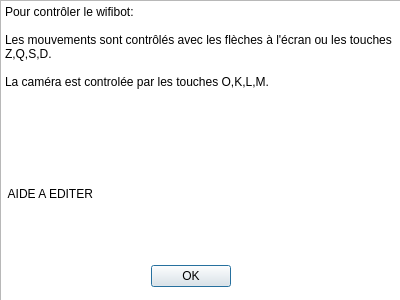
<?xml version="1.0" encoding="UTF-8"?>
<ui version="4.0">
 <class>Aide</class>
 <widget class="QDialog" name="Aide">
  <property name="geometry">
   <rect>
    <x>0</x>
    <y>0</y>
    <width>400</width>
    <height>300</height>
   </rect>
  </property>
  <property name="windowTitle">
   <string>Dialog</string>
  </property>
  <widget class="QPlainTextEdit" name="FenetreAide">
   <property name="geometry">
    <rect>
     <x>0</x>
     <y>0</y>
     <width>401</width>
     <height>301</height>
    </rect>
   </property>
   <property name="autoFillBackground">
    <bool>true</bool>
   </property>
   <property name="readOnly">
    <bool>true</bool>
   </property>
   <property name="plainText">
    <string>Pour contrôler le wifibot:

Les mouvements sont contrôlés avec les flèches à l'écran ou les touches Z,Q,S,D.

La caméra est controlée par les touches O,K,L,M.







 AIDE A EDITER</string>
   </property>
   <property name="textInteractionFlags">
    <set>Qt::LinksAccessibleByMouse</set>
   </property>
   <property name="backgroundVisible">
    <bool>false</bool>
   </property>
   <property name="centerOnScroll">
    <bool>false</bool>
   </property>
  </widget>
  <widget class="QWidget" name="verticalLayoutWidget">
   <property name="geometry">
    <rect>
     <x>0</x>
     <y>0</y>
     <width>401</width>
     <height>251</height>
    </rect>
   </property>
   <layout class="QVBoxLayout" name="verticalLayout"/>
  </widget>
  <widget class="QDialogButtonBox" name="buttonBoxhp">
   <property name="geometry">
    <rect>
     <x>10</x>
     <y>260</y>
     <width>361</width>
     <height>32</height>
    </rect>
   </property>
   <property name="autoFillBackground">
    <bool>false</bool>
   </property>
   <property name="orientation">
    <enum>Qt::Horizontal</enum>
   </property>
   <property name="standardButtons">
    <set>QDialogButtonBox::Ok</set>
   </property>
   <property name="centerButtons">
    <bool>true</bool>
   </property>
  </widget>
 </widget>
 <resources/>
 <connections/>
</ui>
